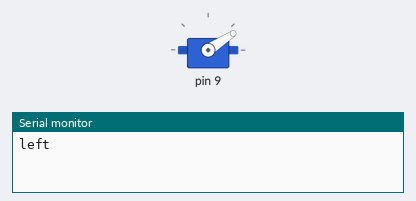
A sketch run on a simulated Arduino Uno, built with avr-gcc and run on an emulated ATmega328P. On the bench: servo, the last lines printed to the serial monitor. Random numbers use the default seed unless the sketch sets one.

Above: at 0.15 s.
At 6.54 s:
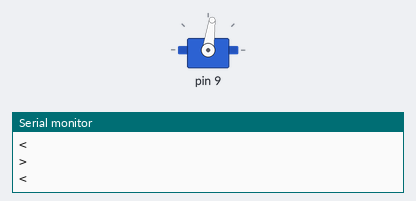
At 12.95 s:
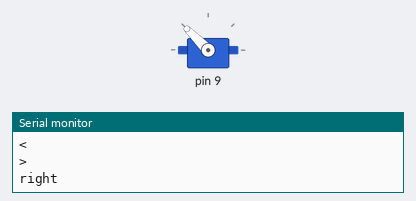
At 38.33 s:
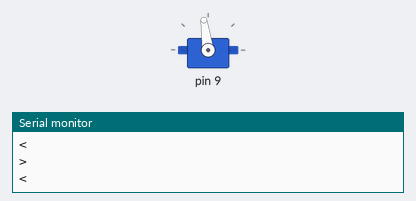
Timing chart, 0 to 40.0 s (numbered marks = the images above):
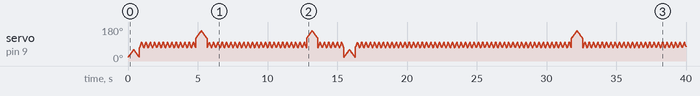

The sketch:

fish_sweep2.ino
```cpp
#define MY_DEBUG 1

#define DEFAULT_DELAY 10

#include <Servo.h>

struct RoboFish
{
  Servo tail;
  int pos;

  int pos_0;
  int pos_1;

  int speed;

  void setup(int servo_pin)
  {
    pos = 0;
    speed = 100;

    pos_0 = 1;
    pos_1 = 180;

    tail.attach(servo_pin);
  }


  int set_speed(int _speed=0)
  {
    int res = DEFAULT_DELAY;

    if(_speed > 0) {
      res = 1000/_speed;
    }

    return res;
  }

  void swim(int _speed=0)
  {
    int del = set_speed(_speed);

// переделываем пример Sweep
    for(pos = pos_0; pos < pos_1; pos++) {
      tail.write(pos);
      delay(del);
    }
#if MY_DEBUG
      Serial.println("<");
#endif
    for(pos = pos_1; pos >= pos_0; pos--) {
      tail.write(pos);
      delay(del);
    }
#if MY_DEBUG
      Serial.println(">");
#endif
  }

  void forward(int _speed=0)
  {
#if MY_DEBUG
      Serial.println("forward"); // fish goes foward
#endif

    pos_0 = 45;
    pos_1 = 125;

    swim(_speed);
  }

  void left(int _speed=0)
  {
#if MY_DEBUG
      Serial.println("left");// fish goes left
#endif

    pos_0 = 20;
    pos_1 = 60;

    swim(_speed);
  }

  void right(int _speed=0)
  {
#if MY_DEBUG
      Serial.println("right"); //fish goes right
#endif

    pos_0 = 120;
    pos_1 = 160;

    swim(_speed);
  }
};

RoboFish robot;

int randnum = 0;
bool leftflag = false;
bool rightflag = false;

void setup()
{
#if MY_DEBUG
  Serial.begin(9600);
#endif

  robot.setup(9);
  robot.speed = 100;

  randomSeed(analogRead(0));
}


void loop()
{
#if 0
  robot.left(50);
  delay(1000);

  robot.forward(100);
  delay(1000);

  robot.right(50);
  delay(1000);
#endif

#if 0

  robot.pos_0 = 55;//65
  robot.pos_1 = 115;//105
  robot.swim( robot.speed+40 );
#endif

#if 1
  randnum = random(400);
  if(randnum > 380) {

    randnum = random(400);
    if(randnum > 200 && !rightflag)
    {
      leftflag=true;
      robot.left(robot.speed);
    }
    else
    {
      rightflag=true;
      robot.right(robot.speed);
    }
  }
  else {
    leftflag = false;
    rightflag = false;
    //robot.forward( robot.speed );
    robot.pos_0 = 70;
    robot.pos_1 = 100;
    robot.swim( robot.speed+100 );
  }
#endif
}
```
